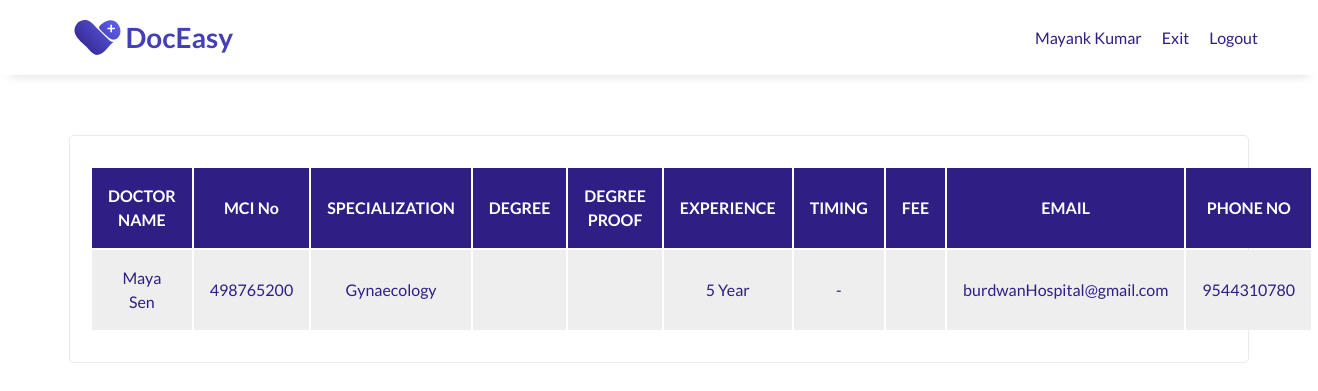
Screenshot of /public/historyPage/clinicAvailableDoctor.php (signed in) with the database file from the repository.
### tables this page shows
CREATE TABLE `management` (
  `m_id` int(2) UNSIGNED NOT NULL,
  `clinic_id` int(4) UNSIGNED DEFAULT NULL,
  `username` varchar(10) NOT NULL,
  `password` int(10) UNSIGNED NOT NULL,
  `full_name` varchar(50) NOT NULL,
  `phn_no` bigint(10) UNSIGNED NOT NULL,
  `Email` varchar(50) NOT NULL
);

CREATE TABLE `doctor` (
  `d_id` int(4) UNSIGNED NOT NULL,
  `clinic_id` int(4) UNSIGNED DEFAULT NULL,
  `username` varchar(10) NOT NULL,
  `password` int(10) UNSIGNED NOT NULL,
  `full_name` varchar(50) NOT NULL,
  `mci_no` int(9) UNSIGNED NOT NULL,
  `dob` date NOT NULL,
  `age` int(2) UNSIGNED NOT NULL,
  `gender` enum('MALE','FEMALE','OTHER') NOT NULL,
  `specialization` varchar(50) NOT NULL,
  `degree` varchar(50) DEFAULT NULL,
  `degree_proof` mediumblob DEFAULT NULL,
  `experience` int(2) UNSIGNED NOT NULL,
  `phn_no` bigint(10) UNSIGNED NOT NULL,
  `email` varchar(50) NOT NULL,
  `start_time` time DEFAULT NULL,
  `end_time` time DEFAULT NULL,
  `fee` int(4) UNSIGNED DEFAULT NULL
);

CREATE TABLE `clinic` (
  `id` int(4) UNSIGNED NOT NULL,
  `clinic_name` varchar(100) NOT NULL,
  `address` varchar(200) NOT NULL,
  `city` varchar(50) NOT NULL,
  `pin_code` int(6) UNSIGNED NOT NULL,
  `contact_no` bigint(10) UNSIGNED NOT NULL,
  `email` varchar(50) NOT NULL,
  `clinic_upi_id` varchar(50) NOT NULL
);

### public/historyPage/clinicAvailableDoctor.php (the view, shortened to what this page needs)
<?php
include "../config.php";
if ($_SESSION["loggedIn"]) {
?>
    <!DOCTYPE html>
    <html lang="en">
    <head>
        <link rel="stylesheet" type="text/css" href="/assets/css/userHistory.css" />
    </head>
    <body>
        <?php
        $uname =  $_SESSION["uname"];
        $sql = "SELECT *, doctor.full_name AS doctor_name
                FROM doctor, clinic, management
                WHERE clinic.id = management.clinic_id AND clinic.id = doctor.clinic_id AND management.username='$uname'
                ORDER BY doctor.full_name";
        $result = $conn->query($sql);
        $row = $result->fetch_assoc();
        if ($row) {
        ?>
            <header id="header">
                <div class="logo">
                    <a href="/index.php">
                        <img class="logo-img" id="header-img" src="/assets/images/doceasy/doceasy-logo.svg" alt="DocEasy logo" />
                    </a>
                </div>
                <nav id="nav-bar">
                    <ul>
                        <li><a class="nav-link" href="#"><?php echo $row["full_name"];  ?></a></li>
                        <li><a class="nav-link" href="/public/dashboard/managementDash.php">Exit</a></li>
                        <li><a class="nav-link" href="/public/logout/managementLogout.php">Logout</a></li>
                    </ul>
                </nav>
            </header>
            <main>
                <section id="table">
                    <div class="container">
                        <div class="card">
                            <table>
                                <tr>
                                    <th>DOCTOR NAME</th>
                                    <th>MCI No</th>
                                    <th>SPECIALIZATION</th>
                                    <th>DEGREE</th>
                                    <th>DEGREE PROOF</th>
                                    <th>EXPERIENCE</th>
                                    <th>TIMING</th>
                                    <th>FEE</th>
                                    <th>EMAIL</th>
                                    <th>PHONE NO</th>
                                </tr>
                                <?php
                                while ($row = $result->fetch_assoc()) {
                                ?>
                                    <tr>
                                        <td> <?php echo $row["doctor_name"]; ?> </td>
                                        <td> <?php echo $row["mci_no"]; ?> </td>
                                        <td> <?php echo $row["specialization"]; ?> </td>
                                        <td> <?php echo $row["degree"]; ?> </td>
                                        <td> <?php echo $row["degree_proof"]; ?> </td>
                                        <td> <?php echo $row["experience"] . " Year"; ?> </td>
                                        <td> <?php echo $row["start_time"] . "-" . $row["end_time"]; ?> </td>
                                        <td> <?php echo $row["fee"]; ?> </td>
                                        <td> <?php echo $row["email"]; ?> </td>
                                        <td> <?php echo $row["phn_no"]; ?> </td>
                                    </tr>
                                <?php }
                                ?>
                            </table>
                        </div>
                    </div>
                </section>
            </main>
    </body>
<?php
        } else {
            echo "No record found";
        }
    } else {
        header("Location: /public/login/ManagementLogin.php");
    }
?>
    </html>

### assets/css/userHistory.css (style rules this page uses)
* { margin: 0; padding: 0; box-sizing: border-box; scroll-behavior: smooth; }
html { font-size: 10px; }
body { font-size: 1.6rem; line-height: 1.5; font-family: "Lato", sans-serif; color: #37383a; }
li { list-style: none; }
a { color: #2f1e84; text-decoration: none; }
img { max-width: 100%; height: auto; display: block; }
.logo-img { width: 100%; max-width: 200px; }
.container { display: flex; flex-direction: row; justify-content: center; }
.card { display: flex; flex-direction: column; align-items: ce3nter; text-align: center; width: calc(100% / 1.1); margin: 1.5rem; padding: 3rem 2rem 3rem 2rem; border: 1px solid rgba(55, 56, 58, 0.1); border-radius: 5px; }
header { padding: 0 5rem; width: 100%; position: fixed; top: 0; min-height: 75px; display: flex; justify-content: space-between; align-items: center; background-color: #fff; box-shadow: 0 1rem 1rem -1rem rgba(55, 56, 58, 0.2); }
nav { font-weight: 400; }
nav>ul { display: flex; flex-direction: row; justify-content: space-around; }
nav li { padding: 0px 10px 0px 10px; }
#table { padding: 12rem 1rem; text-align: center; color: #2f1e84; }
td { text-align: center; width: 12em; padding: 1em; }
th { text-align: center; padding: 1em; background-color: #2f1e84; color: white; }
tr { height: 1em; }
table tr:nth-child(even) { background-color: #eee; }
table tr:nth-child(odd) { background-color: #fff; }

### rows the page displays
management: full_name "Mayank Kumar"
doctor: full_name "Maya Sen", mci_no "498765200", specialization "Gynaecology", experience "5", clinic.email "burdwanHospital@gmail.com", management.phn_no "9544310780"
